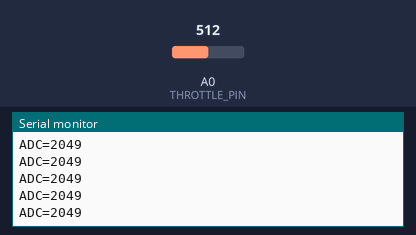
Bench run of a sketch on a simulated Arduino Uno, built with avr-gcc and run on an emulated ATmega328P. On the bench: the last lines printed to the serial monitor. Inputs (shaded band) come from the test bench; at power-on: A0 (THROTTLE_PIN) = 512.

Above: at 1.2 s.
1.3 s: A0 (THROTTLE_PIN) set to 716
At 2.3 s:
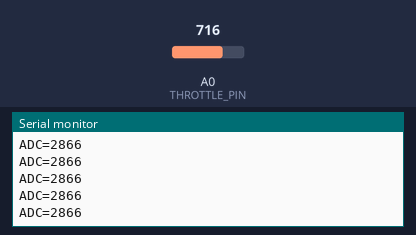
2.8 s: A0 (THROTTLE_PIN) set to 900
At 3.8 s:
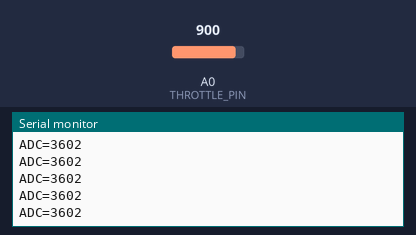
Timing chart, 0 to 5.8 s (numbered marks = the images above; inputs shaded):
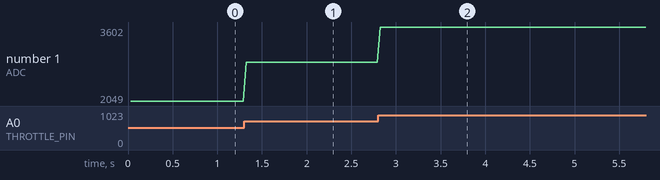

The sketch:

Throtlle.ino
```cpp
// Arduino Uno - Throttle Sender for Speedometer Web UI
// Reads an analog input (e.g. potentiometer) on A0 and sends it
// over serial in the format the web UI expects: ADC=<value>
//
// Wiring (if using a potentiometer as throttle):
//   Pot pin 1 -> 5V
//   Pot pin 2 (wiper) -> A0
//   Pot pin 3 -> GND
//
// Must match the baud rate used in script.js (115200).

const int THROTTLE_PIN = A0;   // analog input pin
const unsigned long BAUD_RATE = 115200;
const unsigned long SEND_INTERVAL_MS = 30; // ~33 updates/sec, smooth enough for the gauge

unsigned long lastSendTime = 0;

void setup() {
  Serial.begin(BAUD_RATE);
  pinMode(THROTTLE_PIN, INPUT);
}

void loop() {
  unsigned long now = millis();

  if (now - lastSendTime >= SEND_INTERVAL_MS) {
    lastSendTime = now;

    int raw = analogRead(THROTTLE_PIN); // 0..1023 on Uno

    // Web UI expects a 0..4095 style ADC range (STM32 12-bit ADC).
    // Uno's ADC is 10-bit (0..1023), so scale it up to keep the
    // same ADC=1120..4095 mapping used in script.js.
    int scaled = map(raw, 0, 1023, 0, 4095);

    Serial.print("ADC=");
    Serial.println(scaled);
  }
}
```

Measured:
- after the input at 1.3 s, the serial monitor: prints a new line at once (image 1)
- after the input at 2.8 s, the serial monitor: prints a new line at once (image 2)
- plotted number 1: 2049 → 2866 after the input at 1.3 s, 2866 → 3602 after the input at 2.8 s
